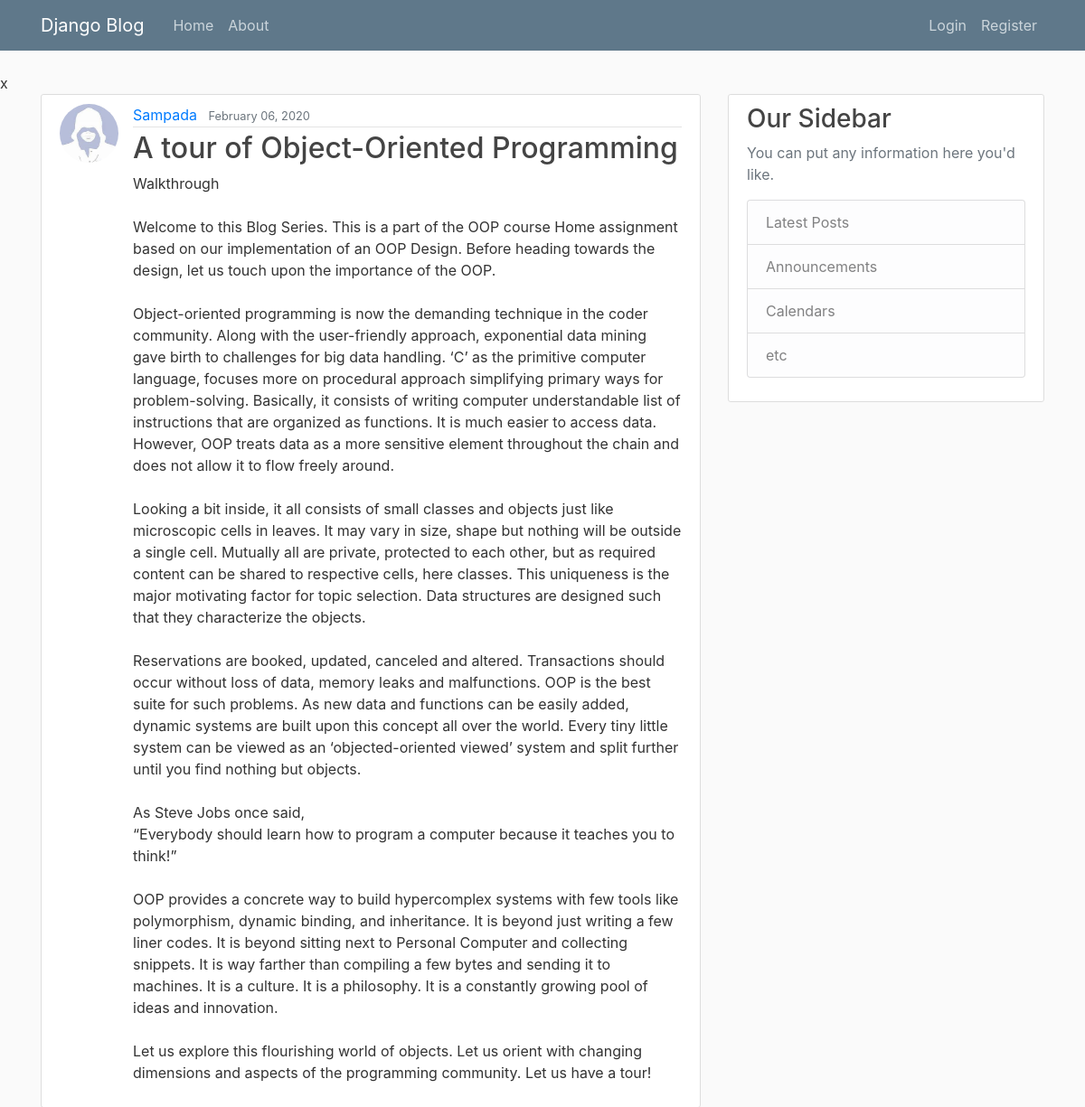
The app's page /post/1/ with its own data.
### blog/models.py (models this page shows, shortened)
class Post(models.Model):
    title = models.CharField(max_length=100)
    content = models.TextField()
    date = models.DateTimeField(default=timezone.now)
    author = models.ForeignKey(User,on_delete= models.CASCADE)

### users/models.py (models this page shows, shortened)
class Profile(models.Model):
    user = models.OneToOneField(User, on_delete=models.CASCADE) #cascade means if user is deleted, profile is deleted too
    image = models.ImageField(default='default.jpg',upload_to='profile_pics')

### blog/views.py (the view)
# urls.py: path('post/<int:pk>/', PostDetailView.as_view(), name='post-detail'),
class PostDetailView(DetailView):
    model = Post

### blog/templates/blog/post_detail.html (shortened to what this page needs)
{%extends "blog/base.html" %}
{%block content%}
    <article class="media content-section back">
        <img class= "rounded-circle article-img" src="{{object.author.profile.image.url}}">
      <div class="media-body">
        <div class="article-metadata">
          <a class="mr-2" href="{%url 'user-posts' object.author.username%}">{{ object.author }}</a>
          <small class="text-muted">{{ object.date|date:"F d, Y" }}</small>
        </div>
        <h2 "article-title" href="#">{{ object.title }}</h2>
        <p class="article-content">{{ object.content }}</p>
      </div>
    </article>
{%endblock content%}

### blog/static/blog/main.css (style rules this page uses)
body { background: #fafafa; color: #333333; margin-top: 5rem; }
h1, h2, h3, h4, h5, h6 { color: #444444; }
.content-section { background: #ffffff; padding: 10px 20px; border: 1px solid #dddddd; border-radius: 3px; margin-bottom: 20px; }
.article-content { white-space: pre-line; }
.article-img { height: 65px; width: 65px; margin-right: 16px; }
.article-metadata { padding-bottom: 1px; margin-bottom: 4px; border-bottom: 1px solid #e3e3e3 }

### records on screen
Post: author.profile.image (placeholder picture), author "Sampada", date "February 06, 2020", title "A tour of Object-Oriented Programming", content "Walkthrough Welcome to this Blog Series. This is a part of the OOP course Home assignment based on our implementation of an OOP Design. Before heading towards the design, let us touch upon the importance of the OOP. Object-oriented programming is now the demanding technique in the coder community. Along with the user-friendly approach, exponential data mining gave birth to challenges for big data handling. ‘C’ as the primitive computer language, focuses more on procedural approach simplifying primary ways for problem-solving. Basically, it consists of writing computer understandable list of instructions that are organized as functions. It is much easier to access data. However, OOP treats…"
